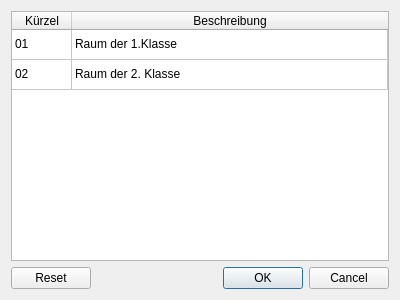
<?xml version="1.0" encoding="UTF-8"?>
<ui version="4.0">
 <class>Dialog</class>
 <widget class="QDialog" name="Dialog">
  <property name="geometry">
   <rect>
    <x>0</x>
    <y>0</y>
    <width>400</width>
    <height>300</height>
   </rect>
  </property>
  <property name="windowTitle">
   <string>Dialog</string>
  </property>
  <layout class="QVBoxLayout" name="verticalLayout">
   <item>
    <widget class="QTableWidget" name="room_table">
     <property name="editTriggers">
      <set>QAbstractItemView::NoEditTriggers</set>
     </property>
     <property name="selectionMode">
      <enum>QAbstractItemView::SingleSelection</enum>
     </property>
     <property name="selectionBehavior">
      <enum>QAbstractItemView::SelectRows</enum>
     </property>
     <attribute name="horizontalHeaderDefaultSectionSize">
      <number>60</number>
     </attribute>
     <attribute name="horizontalHeaderStretchLastSection">
      <bool>true</bool>
     </attribute>
     <attribute name="verticalHeaderVisible">
      <bool>false</bool>
     </attribute>
     <row>
      <property name="text">
       <string>New Row</string>
      </property>
     </row>
     <row>
      <property name="text">
       <string>New Row</string>
      </property>
     </row>
     <column>
      <property name="text">
       <string>Kürzel</string>
      </property>
     </column>
     <column>
      <property name="text">
       <string>Beschreibung</string>
      </property>
     </column>
     <item row="0" column="0">
      <property name="text">
       <string>01</string>
      </property>
     </item>
     <item row="0" column="1">
      <property name="text">
       <string>Raum der 1.Klasse</string>
      </property>
     </item>
     <item row="1" column="0">
      <property name="text">
       <string>02</string>
      </property>
     </item>
     <item row="1" column="1">
      <property name="text">
       <string>Raum der 2. Klasse</string>
      </property>
     </item>
    </widget>
   </item>
   <item>
    <widget class="QDialogButtonBox" name="buttonBox">
     <property name="orientation">
      <enum>Qt::Horizontal</enum>
     </property>
     <property name="standardButtons">
      <set>QDialogButtonBox::Cancel|QDialogButtonBox::Ok|QDialogButtonBox::Reset</set>
     </property>
    </widget>
   </item>
  </layout>
 </widget>
 <resources/>
 <connections>
  <connection>
   <sender>buttonBox</sender>
   <signal>accepted()</signal>
   <receiver>Dialog</receiver>
   <slot>accept()</slot>
   <hints>
    <hint type="sourcelabel">
     <x>248</x>
     <y>254</y>
    </hint>
    <hint type="destinationlabel">
     <x>157</x>
     <y>274</y>
    </hint>
   </hints>
  </connection>
  <connection>
   <sender>buttonBox</sender>
   <signal>rejected()</signal>
   <receiver>Dialog</receiver>
   <slot>reject()</slot>
   <hints>
    <hint type="sourcelabel">
     <x>316</x>
     <y>260</y>
    </hint>
    <hint type="destinationlabel">
     <x>286</x>
     <y>274</y>
    </hint>
   </hints>
  </connection>
 </connections>
</ui>
